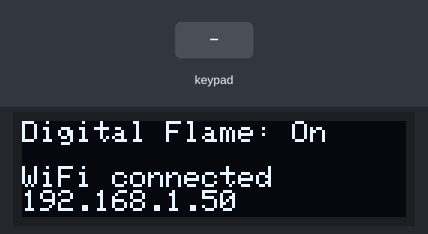
Simulated run of this program. Board: ESP32. Parts: 128×32 one-colour display. The test bench sets the inputs (shaded band). WiFi joins after 1.5 s; servers stay silent unless stated; what the program prints to the serial monitor is not drawn.

Above: at 2.8 s.
2.9 s: keypad keys 1 2 1 4 2 7 2 6 A pressed 0.4 s apart
At 3.7 s:
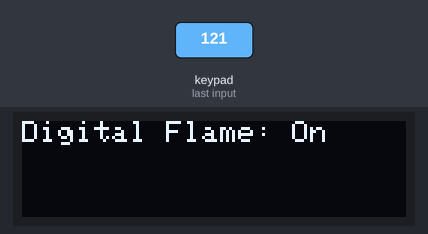
9.5 s: key 'B' pressed
At 10.6 s:
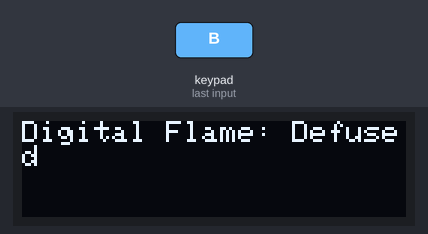
11.0 s: key 'C' pressed
At 12.2 s:
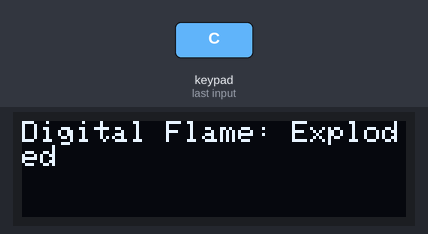
12.5 s: key '1' pressed
At 13.2 s:
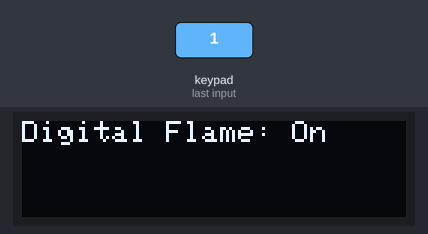
Timing chart, 0 to 15.5 s (numbered marks = the images above; inputs shaded):
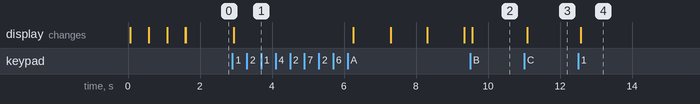

Measured:
- after the input at 2.9 s, the display: changes at once (image 1)
- after the input at 9.5 s, the display: changes after 0.06 s (image 2)
- after the input at 11.0 s, the display: changes after 0.08 s (image 3)
- after the input at 12.5 s, the display: changes after 0.07 s (image 4)

The program:

main.cpp
```cpp
#include <Arduino.h>
#include <Wire.h>
#include <WiFi.h>
#include <Adafruit_SSD1306.h>
//keypad libraries
#include <Keypad.h>


#include "wifi_config.h"

namespace
{
constexpr uint8_t kScreenWidth = 128;
constexpr uint8_t kScreenHeight = 32;
constexpr int8_t kOledResetPin = -1;
constexpr uint8_t kOledI2cAddress = 0x3C;
constexpr int kOledSdaPin = 21;
constexpr int kOledSclPin = 22;


// Declaration for 4x4 keypad
const byte ROWS = 4;
const byte COLS = 4;

char hexaKeys[ROWS][COLS] = {
  {'1', '2', '3', 'A'},
  {'4', '5', '6', 'B'},
  {'7', '8', '9', 'C'},
  {'*', '0', '#', 'D'}
};

byte rowPins[COLS] = {12, 14, 27, 26};
byte colPins[ROWS] = {25, 33, 32, 18};

Keypad customKeypad = Keypad(makeKeymap(hexaKeys), rowPins, colPins, ROWS, COLS);

// Global variables for status and timer
String flameStatus = "On";
unsigned long armedTime = 0; // To store when the 'Armed' state began
const int timerDuration = 10; // 10 seconds


constexpr uint8_t kMaxConnectionAttempts = 20;
constexpr uint16_t kRetryDelayMs = 500;

Adafruit_SSD1306 display(kScreenWidth, kScreenHeight, &Wire, kOledResetPin);

/*void showStatus(const String &line1, const String &line2 = String())
{
    display.clearDisplay();
    display.setCursor(0, 0);
    display.println(line1);
    if (line2.length() > 0)
    {
        display.println(line2);
    }
    display.display();
}*/


void updateDisplay(const String &line1=String(""), const String &line2 = String("")) {
  display.clearDisplay();
  display.setTextSize(1);
  display.setTextColor(WHITE);
  display.setCursor(0,0);

  // Display the status
  display.print("Digital Flame: ");
  display.println(flameStatus);

  // If status is Armed, start and display the timer
  if (flameStatus == "Armed") {
    // Calculate remaining time
    unsigned long currentTime = millis();
    long elapsedTime = (currentTime - armedTime) / 1000;
    long remainingTime = timerDuration - elapsedTime;

    // Check if the timer has expired
    if (remainingTime <= 0) {
      flameStatus = "Exploded"; // Automatically change status
      remainingTime = 0; // Display 0
    }

    // Display the timer on the screen
    display.setTextSize(2); // Use a larger font for the timer
    display.setCursor(0, 16); // Lower on the 32-pixel screen
    display.print("Timer: ");
    display.print(remainingTime);
    display.println("s");
    }

    //display wifi status


    display.setCursor(0, 15);
    display.println(line1);
    if (line2.length() > 0)
    {
        display.println(line2);
    }


  display.display();
}


void connectToWifi()
{
    Serial.printf("Connecting to %s", WIFI_SSID);
    WiFi.mode(WIFI_STA);
    WiFi.begin(WIFI_SSID, WIFI_PASSWORD);

    uint8_t attempts = 0;
    updateDisplay("Connecting to", WIFI_SSID);
    while (WiFi.status() != WL_CONNECTED && attempts < kMaxConnectionAttempts)
    {
        delay(kRetryDelayMs);
        Serial.print('.');
        const String attemptsMessage = String("Attempt ") + String(attempts + 1) + String("/") + String(kMaxConnectionAttempts);
        updateDisplay("Connecting...", attemptsMessage);
        attempts++;
    }

    if (WiFi.status() == WL_CONNECTED)
    {
        Serial.println();
        Serial.print("WiFi connected. IP address: ");
        Serial.println(WiFi.localIP());
        updateDisplay("WiFi connected", WiFi.localIP().toString());
    }
    else
    {
        Serial.println();
        Serial.println("Failed to connect to WiFi. Check credentials and signal strength.");
        updateDisplay("WiFi failed", "Check settings");
    }
}
}

void setup()
{
    Serial.begin(115200);
    while (!Serial) {}

    Wire.begin(kOledSdaPin, kOledSclPin);
    if (!display.begin(SSD1306_SWITCHCAPVCC, kOledI2cAddress))
    {
        Serial.println(F("SSD1306 allocation failed"));
        while (true)
        {
            delay(1000);
        }
    }

    display.setTextSize(1);
    display.setTextColor(SSD1306_WHITE);
    display.cp437(true);
    updateDisplay("Initializing...", "Starting WiFi");

    connectToWifi();

    //display.clearDisplay();
    display.display();
}

void loop()
{
    // Placeholder loop. Future functionality (LED control, touchscreen handling, etc.)
    // will be implemented here.
    if (WiFi.status() != WL_CONNECTED)
    {
        connectToWifi();
        delay(1500);
    }


    // --- Keypad Input Handling ---
    char customKey = customKeypad.getKey();
    if (customKey) {
    if (customKey == 'A') {
      flameStatus = "Armed";
      armedTime = millis(); // Start the timer
    } else if (customKey == 'B') {
      flameStatus = "Defused";
    } else if (customKey == 'C') {
      flameStatus = "Exploded";
    } else {
      flameStatus = "On"; // Default case for other keys
    }

    Serial.print("Key Pressed: ");
    Serial.println(customKey);
    // Force immediate display update after a key press
    updateDisplay();
}

  // --- Timer Update in Loop ---
  // Only update the display periodically and if status is "Armed"
  // or if the timer just expired, to avoid screen flickering
  // Use a non-blocking check for the timer to count down
  if (flameStatus == "Armed" && (millis() - armedTime) / 1000 <= timerDuration) {
    // Update display every 100 milliseconds for a smoother countdown
    // This uses a "time since last update" logic (not included here for brevity,
    // but the following line is sufficient for basic timer update)
    updateDisplay();
  } else if (flameStatus == "Exploded") {
    // If it exploded (either by key or timer), ensure the display updates once
    updateDisplay();
  }

  // A small delay to keep the loop from running too fast if no keys are pressed
  delay(100);
}
```

wifi_config.h
```cpp
#ifndef WIFI_CONFIG_H
#define WIFI_CONFIG_H

// Replace these placeholders with your WiFi network credentials.
// It is recommended to keep this file out of version control if it will store
// real credentials. You can duplicate this file and add it to .gitignore once
// populated.
#define WIFI_SSID "Santiso"
#define WIFI_PASSWORD "diego@1986"

#endif // WIFI_CONFIG_H
```
